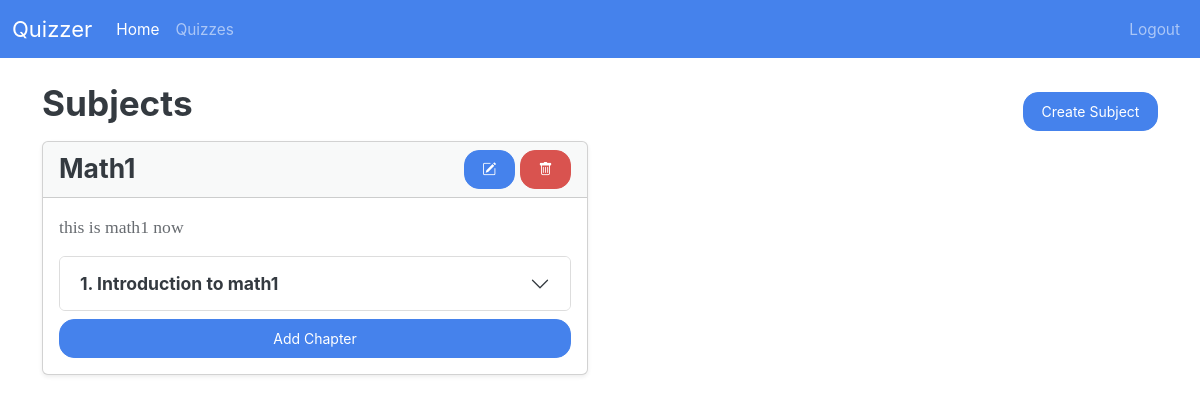
The page /admin/ (signed in) on the database its author committed.
### models/models.py (models this page shows)
class Subject(db.Model):
    subject_id: Mapped[id_pk]
    subject_name: Mapped[str]
    description: Mapped[str]
    chapters: Mapped[List["Chapter"]] = relationship(
        back_populates="subject", cascade="all,delete-orphan"
    )

class Chapter(db.Model):
    subject_id: Mapped[int] = mapped_column(
        ForeignKey("subject.subject_id"), primary_key=True
    )
    chapter_id: Mapped[int] = mapped_column(primary_key=True)
    chapter_name: Mapped[str]
    description: Mapped[str]
    subject: Mapped["Subject"] = relationship(back_populates="chapters")
    quizzes: Mapped[List["Quiz"]] = relationship(
        "Quiz",
        primaryjoin="and_(Quiz.subject_id == Chapter.subject_id, Quiz.chapter_id == Chapter.chapter_id)",
        back_populates="chapter",
    )

### routes/admin_routes.py (the view)
@admin_bp.route("/", methods=["GET"])
def admin_home():
    subject_form = SubjectForm()
    chapter_form = ChapterForm()
    quiz_form = QuizForm()
    if request.method == "GET":
        subjects = session.scalars(select(Subject)).all()
        return render_template(
            "admin/home.html",
            subjects=subjects,
            subject_form=subject_form,
            chapter_form=chapter_form,
            quiz_form=quiz_form,
        )

### app.py (called while the page is built)
@app.template_global()
def is_active(page_name):  # small function to make the nav_bar code better
    return "active" if request.endpoint == page_name else ""

### routes/__init__.py (called while the page is built)
def init_login_manager(app):
    login_manager = LoginManager()
    login_manager.init_app(app)
    login_manager.login_view = "auth.login"  # goes to the login() function in auth_bp
    @login_manager.user_loader
    def load_user(user_id):
        return db.session.scalar(select(User).where(User.user_id == user_id))

### routes/admin_routes.py (called while the page is built)
@admin_bp.before_request
def require_admin():
    if not current_user.is_authenticated or current_user.username != "admin":
        return current_app.login_manager.unauthorized()

### templates/admin/home.html (shortened to what this page needs)
{% extends "base.html" %} {% block title %} Admin Dashboard {% endblock %} {%
block body %} {% include "admin/nav.html" %}
<div class="container mt-4">
  <div class="card-header d-flex justify-content-between align-items-center">
    <h2 class="mb-3">Subjects</h2>
    <button
      type="button"
      class="btn btn-primary"
      data-bs-toggle="modal"
      data-bs-target="#createSubjectModal"
    >
      Create Subject
    </button>
  </div>
  <div class="row row-cols-1 row-cols-md-2">
    {% for subject in subjects %}
    <div class="col">
      <div class="card mb-3 shadow-sm">
        <div
          class="card-header d-flex justify-content-between align-items-center"
        >
          <h4 class="mb-0">{{ subject.subject_name }}</h4>
          <div>
            <button
              type="button"
              class="btn btn-primary"
              data-bs-toggle="modal"
              data-bs-target="#editSubjectModal"
              onclick='updateModalFormAction(
                      "{{ url_for("admin.edit_subject", subject_id=subject.subject_id) }}",
                      "editSubjectModal",
                      {{
                        {
                        "subject_name": subject.subject_name,
                        "description": subject.description
                        }
                      }}
                    )'
            >
              <i class="bi bi-pencil-square"></i>
            </button>
            <button
              class="btn btn-danger btn"
              onclick="handleDelete('{{ url_for('admin.delete_subject', subject_id=subject.subject_id) }}')"
            >
              <i class="bi bi-trash"></i>
            </button>
          </div>
        </div>
        <div class="card-body">
          <p class="text-muted">{{subject.description}}</p>
          {% if subject.chapters %}
          <div class="accordion" id="chaptersAccordion">
            {% for chapter in subject.chapters %}
            <div class="accordion-item">
              <h2
                class="accordion-header"
                id="heading{{subject.subject_id}}/{{ chapter.chapter_id }}"
              >
                <button
                  class="accordion-button collapsed"
                  type="button"
                  data-bs-toggle="collapse"
                  data-bs-target="#collapse{{subject.subject_id}}/{{ chapter.chapter_id }}"
                  aria-expanded="false"
                  aria-controls="collapse{{subject.subject_id}}/{{ chapter.chapter_id }}"
                >
                  <strong
                    >{{ chapter.chapter_id }}. {{ chapter.chapter_name
                    }}</strong
                  >
                </button>
              </h2>
            </div>
            {% endfor %}
          </div>
          {% else %}
          <p class="text-muted">No chapters added yet.</p>
          {% endif %}
          <div class="mt-2 d-grid gap-1">
            <button
              type="button"
              class="btn btn-primary"
              data-bs-toggle="modal"
              data-bs-target="#createChapterModal"
              onclick="updateModalFormAction(
            '{{url_for('admin.create_chapter', subject_id=subject.subject_id)}}',
            'createChapterModal')"
            >
              Add Chapter
            </button>
          </div>
        </div>
      </div>
    </div>
    {% endfor %}
  </div>
  {% import "macros.html" as macros %} {{
  url_for('admin.create_quiz', subject_id=0,chapter_id=0), quiz_form)}} {%
  endblock %}

### rows shown on the page
Subject: subject_name "Math1", description "this is math1 now"
Chapter: chapter_id "1", chapter_name "Introduction to math1"
